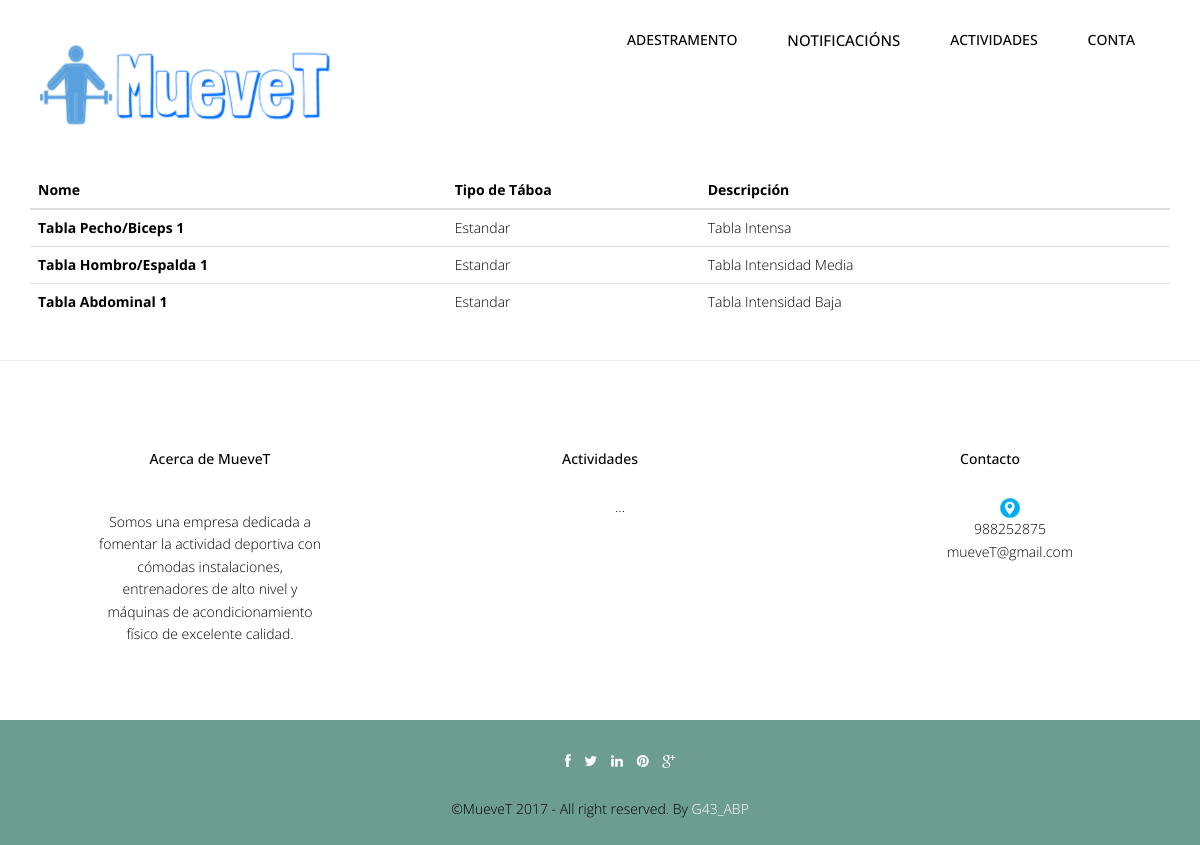
The app's page /abp/Controllers/TABLA_Controller.php (signed in), older data.
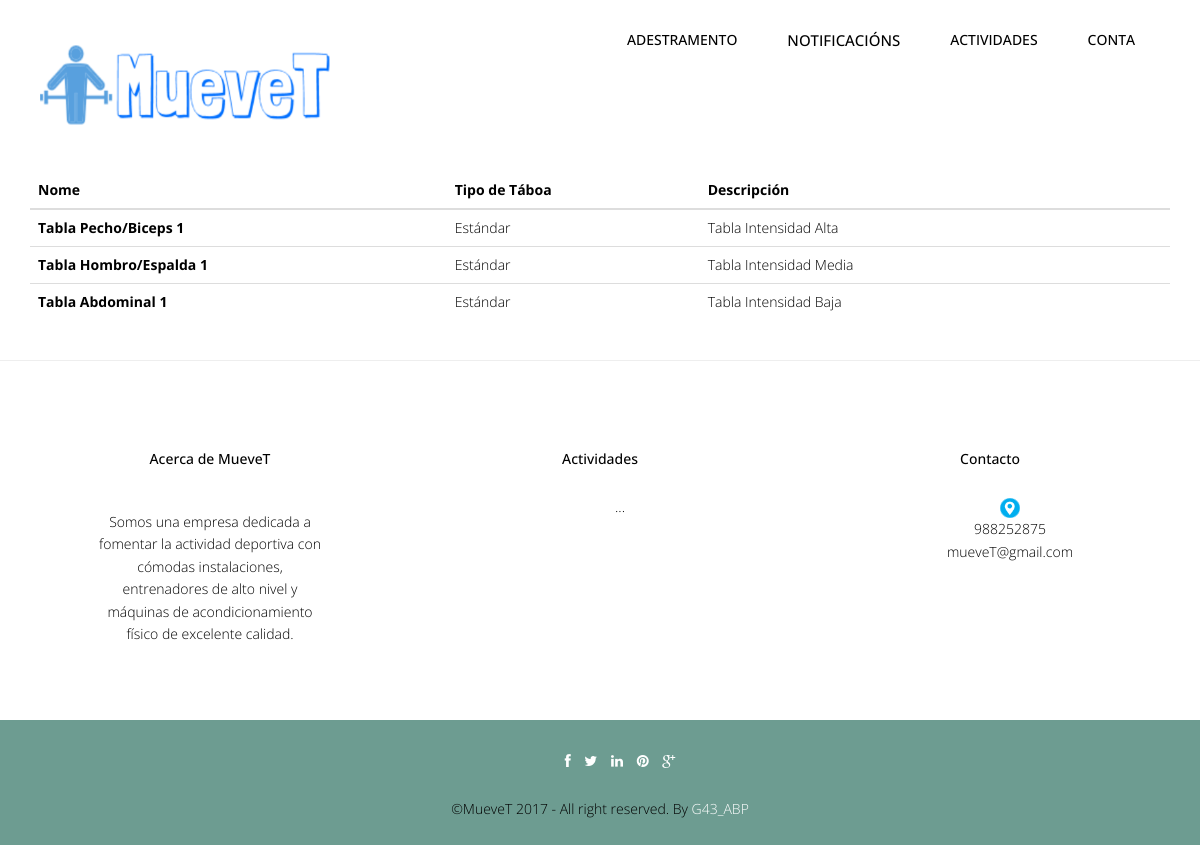
The same page, newer data.
### tables this page shows
CREATE TABLE `tabla` (
  `idTabla` int(10) NOT NULL,
  `nombreTabla` varchar(50) NOT NULL,
  `tipo` varchar(20) NOT NULL,
  `descripcionTabla` varchar(255) DEFAULT NULL
);

### abp/Models/TABLA_Model.php (called while the page is built, shortened)
<?php
include '../Functions/LibraryFunctions.php';
class TABLA_Model {
    function ConectarBD() {
        $this->mysqli = new mysqli("localhost", "root", "", "muevet");
    }
    function obtenerTablasUsuario($username) {
        $sql = "SELECT t2.idTabla,t2.nombreTabla, t2.tipo, t2.descripcionTabla FROM `deportista_asignar_tabla` as t1, tabla as t2 WHERE (t1.username='" . $username . "') AND (t1.idTabla=t2.idTabla) GROUP BY t2.idTabla";
        if (!($resultado = $this->mysqli->query($sql))) {
            return 'Error en la consulta sobre la base de datos.';
        } else {
            $toret = array();
            $i = 0;
            while ($fila = $resultado->fetch_array()) {
                $toret[$i] = $fila;
                $i++;
            }
            return $toret;
        }
    }
}
?>

### abp/Views/TABLA_SHOWALL_Vista.php (the view, shortened to what this page needs)
<?php
class TABLA_Show
{
    private $datos;
    function __construct($array, $volver) {
        $this->datos = $array;
        $this->render();
    }
    function render()
	{
		echo '<div class="container">';
                echo '<br><br>';
		if(ConsultarTipoUsuario($_SESSION['login']) != 3)
		{
				echo '<a href="?accion=vistainsertar"><button type="button" class="btn btn-primary btn-lg btn-block">'.$strings['newtabla'].'</button></a>';
		}else{
				echo '<br>';
		}
		echo'<table class="table">
			  <thead class="thead-dark">
				<tr>
				  <th scope="col">'.$strings['tablaname2'].'</th>
                                  <th scope="col">'.$strings['tablaTipo'].'</th>
				  <th scope="col">'.$strings['tabladesc2'].'</th>
				  <th scope="col"></th>
				  <th scope="col"></th>
				  <th scope="col"></th>
				</tr>
			  </thead><tbody>';
		foreach($this->datos['tablas'] as $valor)
		{
			echo '<tr>';
			echo '<th><a href="?accion=ver&id='.$valor['0'].'">'.$valor['1'].'</a></th>';
			echo '<td>'.$valor['2'].'</td>';
                        echo '<td>'.$valor['3'].'</td>';
			if(ConsultarTipoUsuario($_SESSION['login']) != 3)
			{
				echo '<td><a href="?accion=frmasignar&id='.$valor['0'].'"><button type="button" class="btn btn-success">Asignar Ejercicios</button></a></td>';
				echo '<td><a href="?accion=modificar&id='.$valor['0'].'"><button type="button" class="btn btn-primary">'.$strings['tablamodificar'].'</button></a></td>';
				echo '<td><a href="?accion=eliminar&id='.$valor['0'].'"><button type="button" class="btn btn-danger">'.$strings['tablaeliminar'].'</button></a></td>';
			}else{
				echo '<td></td>';
				echo '<td></td>';
				echo '<td></td>';
			}
			echo '</tr>';
		}
		echo '</tbody>
			</table>';
		echo '</div>';
        include '../Views/footer.php';
    }
}
?>

### abp/Views/header.php (shortened to what this page needs)
<!DOCTYPE html>
<html lang="en">
    <head>
        <link href="../css/bootstrap.min.css" rel="stylesheet">
        <link href="../css/responsive-slider.css" rel="stylesheet">
        <link rel="stylesheet" href="../css/animate.css">
        <link rel="stylesheet" href="../css/font-awesome.min.css">
        <link href="../css/style.css" rel="stylesheet">
    </head>
    <body>
        <header>
            <div class="container">
                <div class="row">
                    <nav class="navbar navbar-default" role="navigation">
                        <div class="container-fluid">
                            <div class="navbar-header">
                                <div class="navbar-brand">
                                    <br><a href="../index.php"><img src="../img/logo.png" width="290" height="80"></a>
                                </div>
                            </div>
                            <div class="menu">
                                <ul class="nav nav-tabs" role="tablist">
                                    <?php
                                    showNavbar();
                                    ?>
                                </ul>
                            </div>
                        </div>
                    </nav>
                </div>
            </div>
        </header>

### abp/Functions/LibraryFunctions.php (shortened to what this page needs)
<?php
function ConsultarTipoUsuario($userName) {
    $mysqli = new mysqli("localhost", "root", "", "muevet");
    $sql = "SELECT tipoUsuario FROM USUARIO WHERE USUARIO.userName='" . $userName . "'";
    $result = $mysqli->query($sql)->fetch_array();
    return $result['tipoUsuario'];
}
function ConsultarTipoUsuarioLogin() {
    $mysqli = new mysqli("localhost", "root", "", "muevet");
    $sql = "SELECT tipoUsuario FROM USUARIO WHERE USUARIO.userName='" . $_SESSION['login'] . "'";
    $result = $mysqli->query($sql)->fetch_array();
    return $result['tipoUsuario'];
}
function añadirFuncionalidades($NOM) {
    $mysqli = new mysqli("localhost", "root", "", "muevet");
    $rol = "SELECT tipoUsuario FROM USUARIO  WHERE userName='" . $NOM['login'] . "'";
    $sql = "SELECT DISTINCT categoriaFuncionalidad FROM FUNCIONALIDAD, FUNCIONALIDAD_ROL WHERE FUNCIONALIDAD_ROL.idFuncionalidad = FUNCIONALIDAD.idFuncionalidad AND FUNCIONALIDAD_ROL.idRol=(" . $rol . ")";
    if (!($resultado = $mysqli->query($sql))) {
        echo 'Error en la consulta sobre la base de datos';
    } else {
        while ($fila = $resultado->fetch_array()) {
            $funcionalidad = $fila['categoriaFuncionalidad'];
            switch ($funcionalidad) {
                case "Gestion Entrenadores":
                    if (ConsultarTipoUsuarioLogin() != 3) {
                        ?>
                        <li class="nav-item dropdown">
                            <a class="nav-link dropdown-toggle" href="" id="navbarDropdownMenuLink" data-toggle="dropdown" aria-haspopup="true" aria-expanded="false" ><?php echo $strings['Gestión de Usuarios'] ?> </a>
                            <div class="dropdown-menu" aria-labelledby="navbarDropdownMenuLink">
                                <?php if (ConsultarTipoUsuarioLogin() == 1) { ?>
                                    <a class = "dropdown-item" href = "../Controllers/ENTRENADOR_Controller.php?user=entrenador"><?php echo $strings['Gestión de Entrenadores'];
                                    ?></a>
                                <a class="dropdown-item" href="../Controllers/DEPORTISTA_Controller.php?user=deportista"><?php echo $strings['Gestión de Deportistas']; ?></a><br>
                                <a class="dropdown-item" href="../Controllers/USUARIO_Controller.php"><?php echo $strings['Gestión de Usuarios']; ?></a><br>
                            <?php } else if (ConsultarTipoUsuarioLogin() == 2) { ?>
                                <a class="dropdown-item" href="../Controllers/DEPORTISTA_Controller.php?user=deportista"><?php echo $strings['Gestión de Deportistas']; ?></a>
                        <?php } ?>
                    </div>
                    </li>
                    <?php }
                    break;
                case "Gestion Actividad Grupal":
                    ?>
                    <li class="nav-item dropdown">
                        <a class="nav-link dropdown-toggle" href="" id="navbarDropdownMenuLink" data-toggle="dropdown" aria-haspopup="true" aria-expanded="false"><?php echo $strings['Gestión de Actividades'] ?> </a>
                    </li>
                    <?php
                    break;
                case "Gestion Ejercicios":
                    ?>
                    <li class="nav-item dropdown">
                        <a class="nav-link dropdown-toggle" href="" id="navbarDropdownMenuLink" data-toggle="dropdown" aria-haspopup="true" aria-expanded="false" ><?php echo $strings['Entrenamiento'] ?> </a>
                    </li>
                    <?php
                    break;
                case "Gestion Notificaciones":
                    ?><li><a style="font-size:15px;" href='../Controllers/NOTIFICACION_Controller.php'><?php echo $strings['Gestión de notificaciones']; ?></a></li> <?php
                    break;
                    ?><li class="nav-item dropdown">
                    <?php
                default:
                    break;
            }
        }
    }
}
function showNavbar() {
    if (!isset($_SESSION)) {
        echo '<br><br><li role="presentation" class="active"><a href="../Functions/Conectar.php" class="m1">Iniciar Sesion</a></li>';
        echo '<li role="presentation"><a href="" class="m1">Sobre Nosotros</a></li>';
        echo '<li role="presentation"><a href="" class="m1">Contacto</a></li>';
    } else {
        añadirFuncionalidades($_SESSION);
        ?>
        <li class="nav-item dropdown">
            <a class="nav-link dropdown-toggle" href="" id="navbarDropdownMenuLink" data-toggle="dropdown" aria-haspopup="true" aria-expanded="false">
        <?php echo $strings['Cuenta'] ?>
            </a>
        </li>
        <?php
    }
}
?>

### abp/Controllers/TABLA_Controller.php (shortened to what this page needs)
<?php
include '../Models/TABLA_Model.php';
include '../Views/header.php';
function get_data_form() {
    if (isset($_REQUEST['nombreTabla'])) {
        $nombreTabla = $_REQUEST['nombreTabla'];
    } else {
        $nombreTabla = "";
    }
    if (isset($_REQUEST['tablaTipo'])) {
        $tablaTipo = $_REQUEST['tablaTipo'];
    } else {
        $tablaTipo = "";
    }
    if (isset($_REQUEST['descripcionTabla'])) {
        $descripcionTabla = $_REQUEST['descripcionTabla'];
    } else {
        $descripcionTabla = "";
    }
    $tabla = new TABLA_Model($nombreTabla, $tablaTipo, $descripcionTabla);
    return $tabla;
}
switch ($_REQUEST['accion']) {
    default:
        if (ConsultarTipoUsuario($_SESSION['login']) != 3) {
            $tabla = get_data_form();
            $datos['tablas'] = $tabla->obtenerTablas();
            $ejercicios = new EJERCICIO_Model("", "", "");
            $datos['ejercicios'] = $ejercicios->obtenerEjercicios();
            require_once '../Views/TABLA_SHOWALL_Vista.php';
            new TABLA_Show($datos, '../Views/EJERCICIO_SHOWALL_Vista.php');
        } else {
            $tabla = get_data_form();
            $datos['tablas'] = $tabla->obtenerTablasUsuario($_SESSION['login']);
            require_once '../Views/TABLA_SHOWALL_Vista.php';
            new TABLA_Show($datos, '../Views/EJERCICIO_SHOWALL_Vista.php');
        }
}
?>

### abp/Views/footer.php (shortened to what this page needs)
<hr>
	<footer>
		<div class="container">
			<div class="row">
				<div class="col-lg-4">
					<div class="widget">
						<h5 class="widgetheading">Acerca de MueveT</h5>
						<p>Somos una empresa dedicada a fomentar la actividad deportiva con cómodas instalaciones, entrenadores de alto nivel y máquinas de acondicionamiento físico de excelente calidad.</p>
					</div>
				</div>
				<div class="col-lg-4">
					<div class="widget">
						<h5 class="widgetheading">Actividades</h5>
						<ul class="link-list">
							<li><a href="#">...</a></li>
						</ul>
					</div>
				</div>
				<div class="col-lg-4">
					<div class="widget">
						<h5 class="widgetheading">Contacto</h5>
						<ul class="link-list">
                                                    <li><a target="_blank" href="https://www.google.es/maps/place/ESEI+-+Escola+Superior+de+Enxe%C3%B1er%C3%ADa+Inform%C3%A1tica/@42.3449233,-7.8554787,15z/data=!4m2!3m1!1s0x0:0xbb2380c0a6827554?sa=X&ved=0ahUKEwiKoO6ZjtLXAhUGXBQKHfQGBFYQ_BIIjQEwCw"><img src="../img/gps.png" width="20px" height="20px"></a></li>
							<li><a href="#">988252875</a></li>
							<li><a href="#">mueveT@gmail.com</a></li>
						</ul>
					</div>
				</div>
			</div>
		</div>
		<div class="sub-footer">
			<div class="container">
				<div class="row">
					<div class="col-lg-12">
						<ul class="social-network">
							<li><a href="#" data-placement="top" title="Facebook"><i class="fa fa-facebook fa-1x"></i></a></li>
							<li><a href="#" data-placement="top" title="Twitter"><i class="fa fa-twitter fa-1x"></i></a></li>
							<li><a href="#" data-placement="top" title="Linkedin"><i class="fa fa-linkedin fa-1x"></i></a></li>
							<li><a href="#" data-placement="top" title="Pinterest"><i class="fa fa-pinterest fa-1x"></i></a></li>
							<li><a href="#" data-placement="top" title="Google plus"><i class="fa fa-google-plus fa-1x"></i></a></li>
						</ul>
					</div>
					<div class="col-lg-12">
						<div class="copyright">
							<p>
								<span>&copy;MueveT 2017 - All right reserved. By </span><a href="" target="_blank">G43_ABP</a>
							</p>
						</div>
					</div>
				</div>
			</div>
		</div>
	</footer>
  </body>
</html>

### abp/css/style.css (style rules this page uses)
body { font-family:'Open Sans', Arial, sans-serif; font-size:14px; font-weight:300; line-height:1.6em; color:#000; background-color:#fff; }
hi,h2,h3,h4,h5,h6 { color:#000; line-height:1.1em; }
p { color:#000; }
.navbar-default { margin-top:-10px; background-color: #fff; border-radius:0; border:0; }
.container-fluid > .navbar-header { margin-right: 30px; margin-left: 10px; margin-top:20px; border-radius:0; }
.navbar-brand { float: left; height: 30px; padding: 15px 15px; font-size: 18px; line-height: 20px; }
.menu { font-size:14px; float:right; text-transform:uppercase; font-weight:500; }
.menu ul.nav-tabs li { color:#000; }
.nav-tabs { border-bottom: 0; }
.nav-tabs > li { float: left; margin-bottom: 0; }
.nav-tabs > li > a { margin-bottom:20px; margin-right: 20px; line-height: 1.42857143; border-bottom: 3px solid transparent; border-radius:0; color:#000; border-top:0; border-right:0; border-left:0; }
.blog h3,p { color:#000; padding:15px; }
.widget { margin-top:10px; padding:50px; text-align:center; }
.widget p,ul { margin-top:30px; }
.link-list ul,li,a { color:#000; list-style:none; }
.copyright { text-align:center; }
.copyright a { color:#fff; }
.sub-footer { background-color: #6D9C91; }
ul.social-network { list-style:none; margin-top:30px; text-align:center; }
ul.social-network li { display:inline; margin: 0 5px; color:#fff; }
ul.social-network li a { color:#fff; }

Row changes from the older to the newer data that the page shows:
changed tabla "Tabla Pecho/Biceps 1": tipo "Estandar" → "Estándar"; descripcionTabla "Tabla Intensa" → "Tabla Intensidad Alta"
changed tabla "Tabla Hombro/Espalda 1": tipo "Estandar" → "Estándar"
changed tabla "Tabla Abdominal 1": tipo "Estandar" → "Estándar"
